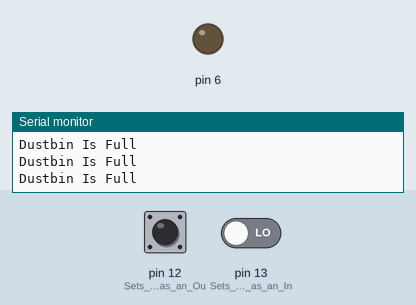
This sketch was run on a simulated Arduino Uno, built with avr-gcc and run on an emulated ATmega328P. Shown: output pins drawn as LEDs (lit = HIGH), the last lines printed to the serial monitor. Inputs (shaded band) come from the test bench; at power-on: pin 13 (Sets_the_echoPin_as_an_In) LOW, pin 12 (Sets_the_trigPin_as_an_Ou) HIGH. Pins used as bus, display or sensor lines are not drawn.

Above: at 1.2 s.
1.3 s: pin 13 (Sets_the_echoPin_as_an_In) driven HIGH
At 2.4 s:
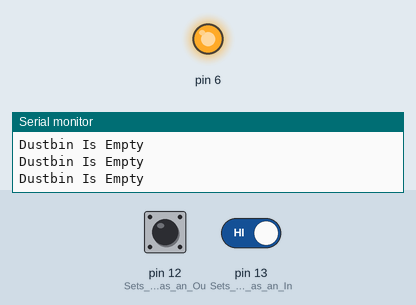
2.8 s: pin 12 (Sets_the_trigPin_as_an_Ou) pulled LOW for 0.15 s
5.9 s: pin 12 (Sets_the_trigPin_as_an_Ou) pulled LOW for 1 s
9.9 s: pin 13 (Sets_the_echoPin_as_an_In) driven LOW
At 11.3 s:
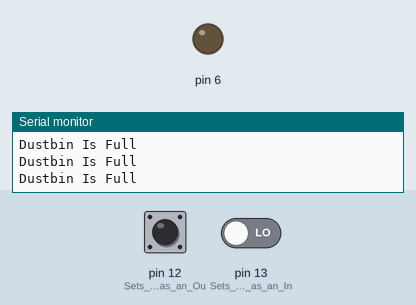
Timing chart, 0 to 12.9 s (numbered marks = the images above; inputs shaded):
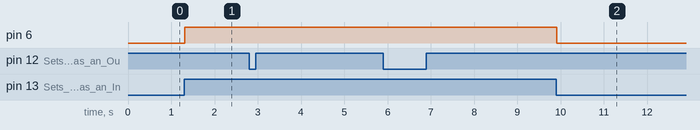

Measured:
- after the input at 1.3 s, pin 6: LOW → HIGH at once
- after the input at 9.9 s, pin 6: HIGH → LOW at once

The sketch:

trash_check_distance.ino
```cpp
// (licence header left out)
#include <Ultrasonic.h>

/*
 * Pass as a parameter the trigger and echo pin, respectively,
 * or only the signal pin (for sensors 3 pins), like:
 * Ultrasonic ultrasonic(13);
 */


/*
* Ultrasonic Sensor HC-SR04 and Arduino Tutorial
*
* Crated by Dejan Nedelkovski,
* www.HowToMechatronics.com
*
*/
// defines pins numbers


void setup() {
pinMode(7, OUTPUT); // Sets the trigPin as an Output
pinMode(6, OUTPUT);
pinMode(12, INPUT); // Sets the trigPin as an Output
pinMode(13, INPUT);// Sets the echoPin as an Input
Serial.begin(9600); // Starts the serial communication
}
void loop() {


int s1 =digitalRead(12);


int s2 =digitalRead(13);
if((s1==LOW)&&(s2==LOW)){
digitalWrite(7, HIGH);
digitalWrite(6, LOW);
Serial.println("Dustbin Is Full");
}
if((s1==HIGH)&&(s2==LOW)){
digitalWrite(7, HIGH);
digitalWrite(6, LOW);
Serial.println("Dustbin Is Full");
}
if((s1==LOW)&&(s2==HIGH)){
digitalWrite(7, HIGH);
digitalWrite(6, HIGH);
Serial.println("Dustbin Is Full");
}
if((s1==HIGH)&&(s2==HIGH)){
digitalWrite(7, LOW);
digitalWrite(6, HIGH);
Serial.println("Dustbin Is Empty");
}
}
```
